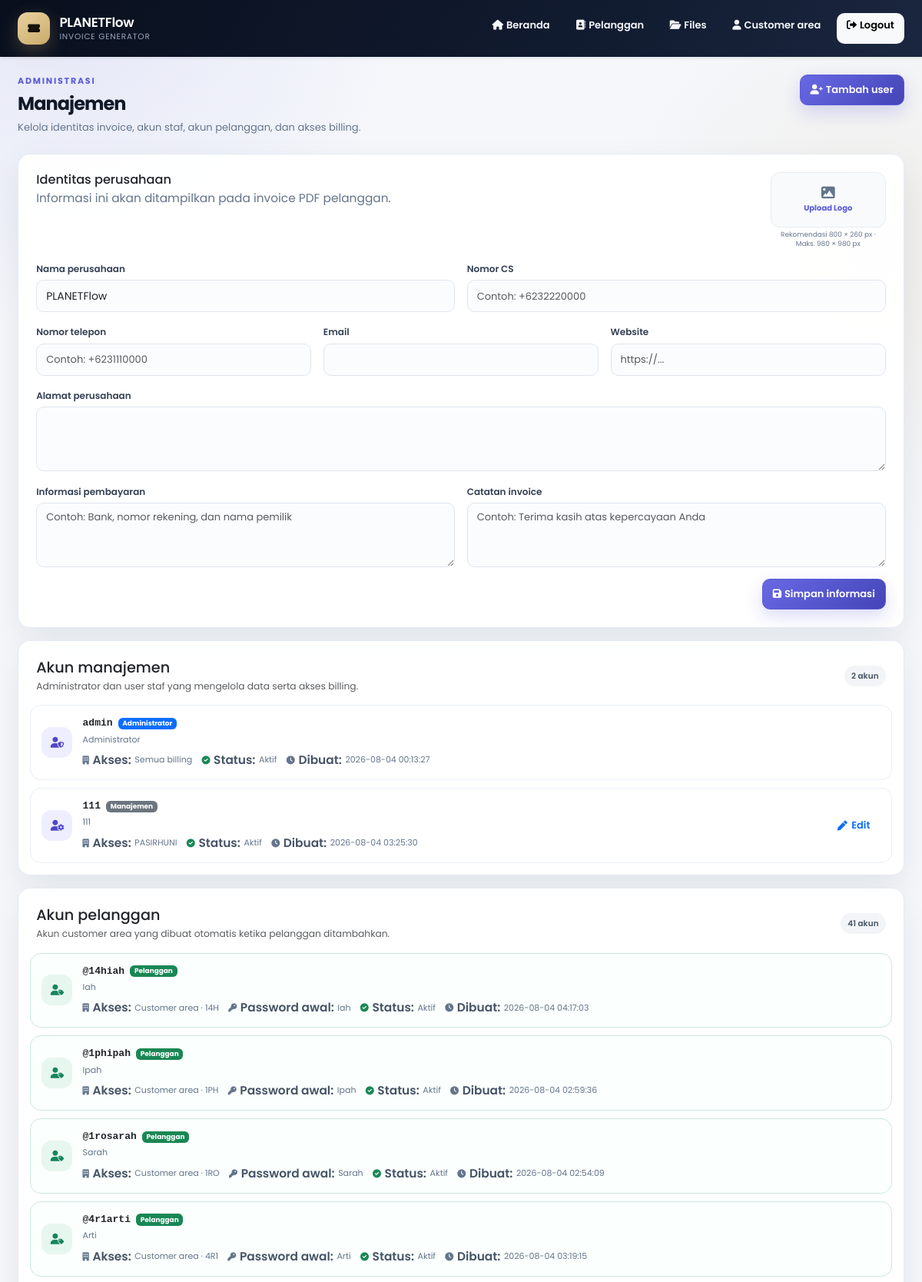
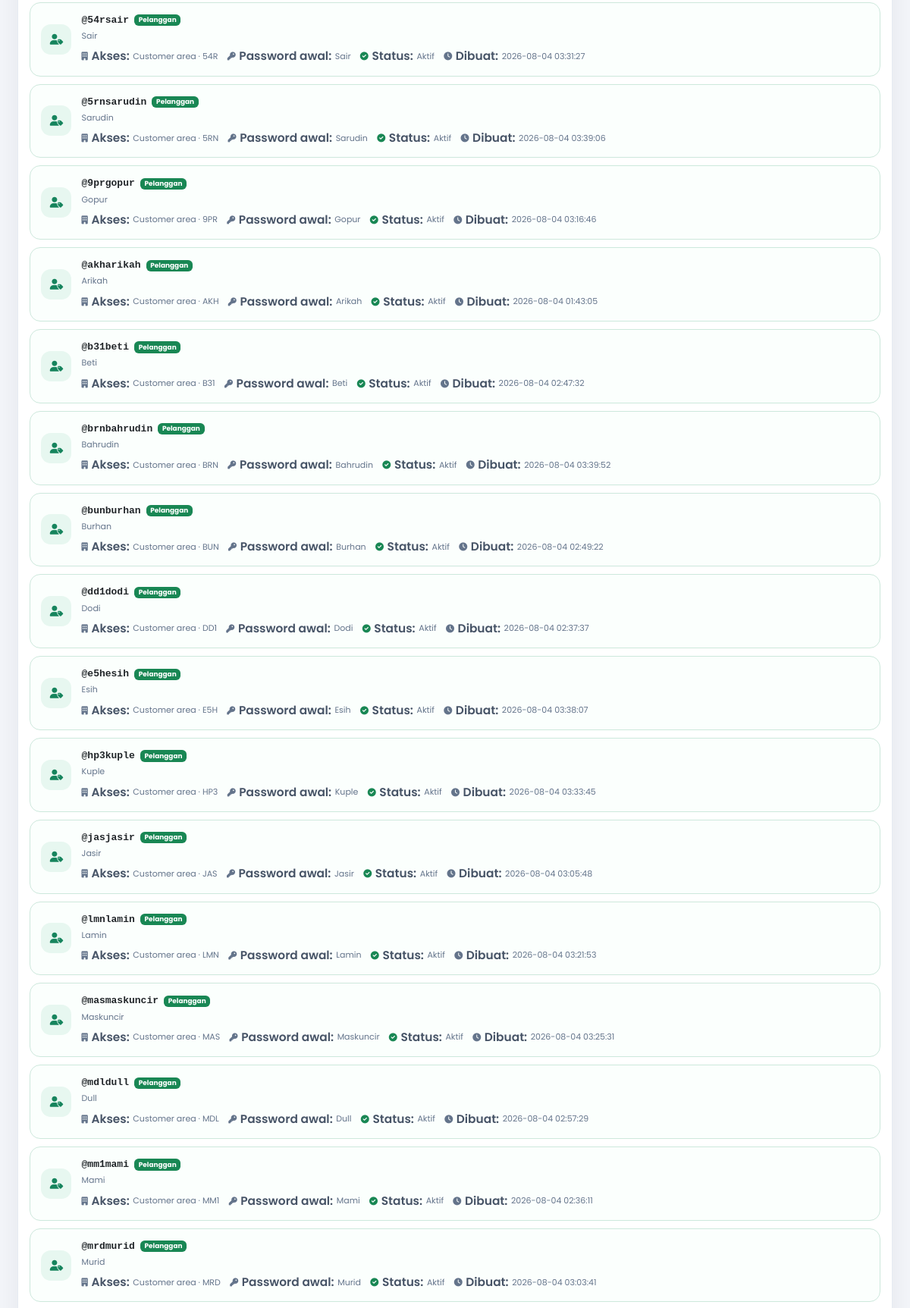
The page /managemen.php (signed in, upper part) on the database its author committed (2 pictures, top to bottom).
### tables this page shows
CREATE TABLE `company_settings` (
  `id` tinyint(3) UNSIGNED NOT NULL,
  `company_name` varchar(150) NOT NULL DEFAULT 'PLANETFlow',
  `contact_name` varchar(100) NOT NULL DEFAULT '',
  `phone` varchar(50) NOT NULL DEFAULT '',
  `email` varchar(150) NOT NULL DEFAULT '',
  `website` varchar(150) NOT NULL DEFAULT '',
  `address` text DEFAULT NULL,
  `payment_info` text DEFAULT NULL,
  `invoice_note` text DEFAULT NULL,
  `logo_path` varchar(255) NOT NULL DEFAULT '',
  `updated_at` timestamp NOT NULL DEFAULT current_timestamp() ON UPDATE current_timestamp()
);

CREATE TABLE `users` (
  `id` int(11) NOT NULL,
  `username` varchar(50) NOT NULL,
  `password` varchar(255) NOT NULL,
  `full_name` varchar(100) NOT NULL DEFAULT '',
  `role` varchar(20) NOT NULL DEFAULT 'user',
  `is_active` tinyint(1) NOT NULL DEFAULT 1,
  `created_at` timestamp NOT NULL DEFAULT current_timestamp()
);

CREATE TABLE `customer_accounts` (
  `id` int(11) NOT NULL,
  `customer_prefix` varchar(10) NOT NULL,
  `username` varchar(50) NOT NULL,
  `password` varchar(255) NOT NULL,
  `full_name` varchar(100) NOT NULL DEFAULT '',
  `is_active` tinyint(1) NOT NULL DEFAULT 1,
  `created_at` timestamp NOT NULL DEFAULT current_timestamp()
);

### managemen.php (the view, shortened to what the rows shown need)
<?php
require_once __DIR__.'/auth.php';
$db = authDb();
$billingRows = [];
$result = $db->query("SELECT id, nama FROM billing_master ORDER BY nama");
while ($result && $row = $result->fetch_assoc()) {
    $billingRows[(int)$row['id']] = $row['nama'];
}
$companySettings = getCompanySettings($db);
$managementPage = max(1, (int)($_GET['management_page'] ?? 1));
$customerPage = max(1, (int)($_GET['customer_page'] ?? 1));
$managementTotal = (int)($db->query("SELECT COUNT(*) AS total FROM users")->fetch_assoc()['total'] ?? 0);
$customerTotal = (int)($db->query("SELECT COUNT(*) AS total FROM customer_accounts")->fetch_assoc()['total'] ?? 0);
$managementTotalPages = max(1, (int)ceil($managementTotal / ACCOUNT_PAGE_SIZE));
$customerTotalPages = max(1, (int)ceil($customerTotal / ACCOUNT_PAGE_SIZE));
$managementPage = min($managementPage, $managementTotalPages);
$customerPage = min($customerPage, $customerTotalPages);
$managementOffset = ($managementPage - 1) * ACCOUNT_PAGE_SIZE;
$customerOffset = ($customerPage - 1) * ACCOUNT_PAGE_SIZE;
$managementUsers = [];
$stmt = $db->prepare("SELECT id, username, password, full_name, role, is_active, created_at
    FROM users ORDER BY role = 'admin' DESC, username LIMIT ?, ?");
$pageSize = ACCOUNT_PAGE_SIZE;
$stmt->bind_param('ii', $managementOffset, $pageSize);
$stmt->execute();
$result = $stmt->get_result();
while ($row = $result->fetch_assoc()) {
    $row['billing_ids'] = [];
    $row['customer_prefix'] = null;
    $managementUsers['staff-'.(int)$row['id']] = $row;
}
$customerUsers = [];
$stmt = $db->prepare("SELECT id, username, password, full_name, customer_prefix, is_active, created_at
    FROM customer_accounts ORDER BY username LIMIT ?, ?");
$stmt->bind_param('ii', $customerOffset, $pageSize);
$stmt->execute();
$result = $stmt->get_result();
while ($row = $result->fetch_assoc()) {
    $row['role'] = 'customer';
    $row['billing_ids'] = [];
    $customerUsers['customer-'.(int)$row['id']] = $row;
}
$result = $db->query(
    "SELECT user_id, billing_id
     FROM user_billing_access
     ORDER BY billing_id"
);
while ($result && $row = $result->fetch_assoc()) {
    $userId = (int)$row['user_id'];
    $staffKey = 'staff-'.$userId;
    if (isset($managementUsers[$staffKey])) {
        $managementUsers[$staffKey]['billing_ids'][] = (int)$row['billing_id'];
    }
}
$accountSections = [
    [
        'id' => 'management-accounts',
        'title' => 'Akun manajemen',
        'description' => 'Administrator dan user staf yang mengelola data serta akses billing.',
        'users' => $managementUsers,
        'page_key' => 'management_page',
        'page' => $managementPage,
        'total_pages' => $managementTotalPages,
        'total' => $managementTotal,
        'other_key' => 'customer_page',
        'other_page' => $customerPage,
    ],
    [
        'id' => 'customer-accounts',
        'title' => 'Akun pelanggan',
        'description' => 'Akun customer area yang dibuat otomatis ketika pelanggan ditambahkan.',
        'users' => $customerUsers,
        'page_key' => 'customer_page',
        'page' => $customerPage,
        'total_pages' => $customerTotalPages,
        'total' => $customerTotal,
        'other_key' => 'management_page',
        'other_page' => $managementPage,
    ],
];
?>
<!doctype html>
<html lang="id">
<head>
    <link rel="stylesheet" href="assets/vendor/poppins/poppins.css">
    <link rel="stylesheet" href="assets/vendor/bootstrap/css/bootstrap.min.css">
    <link rel="stylesheet" href="assets/vendor/fontawesome/css/all.min.css">
    <link rel="stylesheet" href="assets/css/main-style.css?v=<?= (int) @filemtime(__DIR__ . '/assets/css/main-style.css') ?>">
</head>
<body class="account-page">
<main class="container-fluid page-container app-shell account-page-container px-lg-4 pb-5">
    <section class="page-heading account-heading">
        <div>
            <h1 class="page-title">Manajemen</h1>
        </div>
    </section>
    <section class="card panel company-settings-card" id="company-profile">
        <div class="card-body p-4">
            <div class="management-section-heading">
                <div>
                    <h2>Identitas perusahaan</h2>
                </div>
            </div>
            <form method="post" enctype="multipart/form-data" class="company-settings-form">
                <div class="row g-3">
                    <div class="col-md-6">
                        <label for="companyName" class="form-label">Nama perusahaan</label>
                        <input id="companyName" name="company_name" class="form-control" maxlength="150" required value="<?= htmlspecialchars($companySettings['company_name']) ?>">
                    </div>
                </div>
            </form>
        </div>
    </section>
    <?php foreach ($accountSections as $section): ?>
        <section class="card panel account-section" id="<?= $section['id'] ?>">
            <div class="card-body p-0">
                <div class="management-account-heading p-4 pb-2">
                    <div>
                        <h2 class="h5 mb-1"><?= htmlspecialchars($section['title']) ?></h2>
                        <p class="small text-muted mb-0"><?= htmlspecialchars($section['description']) ?></p>
                    </div>
                    <span class="account-section-count"><?= number_format($section['total'], 0, ',', '.') ?> akun</span>
                </div>
                <div class="file-card-list account-card-list p-3 pt-2">
                    <?php foreach ($section['users'] as $user): ?>
                        <?php
                        $assignedBillingNames = [];
                        foreach ($user['billing_ids'] as $billingId) {
                            if (isset($billingRows[$billingId])) {
                                $assignedBillingNames[] = $billingRows[$billingId];
                            }
                        }
                        $isEditable = $user['role'] === 'user';
                        $modalData = [
                            'id' => (int)$user['id'],
                            'username' => $user['username'],
                            'full_name' => $user['full_name'],
                            'is_active' => (bool)$user['is_active'],
                            'billing_ids' => array_values($user['billing_ids']),
                        ];
                        $rowAttributes = $isEditable
                            ? 'data-user="'.htmlspecialchars(json_encode($modalData), ENT_QUOTES, 'UTF-8').'" tabindex="0" role="button"'
                            : '';
                        ?>
                        <article class="file-entry account-entry <?= $isEditable ? 'user-list-row' : '' ?> <?= $user['role'] === 'customer' ? 'customer-account-entry' : 'management-account-entry' ?>" <?= $rowAttributes ?>>
                            <div class="file-entry-main">
                                <span class="file-entry-icon account-icon">
                                    <i class="fas <?= $user['role'] === 'admin' ? 'fa-user-shield' : ($user['role'] === 'customer' ? 'fa-user-tag' : 'fa-user-gear') ?>"></i>
                                </span>
                                <div class="file-entry-info">
                                    <h3>
                                        <span class="username"><?= htmlspecialchars($user['username']) ?></span>
                                        <?php if ($user['role'] === 'admin'): ?>
                                            <span class="badge text-bg-primary ms-1">Administrator</span>
                                        <?php elseif ($user['role'] === 'customer'): ?>
                                            <span class="badge text-bg-success ms-1">Pelanggan</span>
                                        <?php else: ?>
                                            <span class="badge text-bg-secondary ms-1">Manajemen</span>
                                        <?php endif; ?>
                                    </h3>
                                    <div class="file-entry-subtitle"><?= htmlspecialchars($user['full_name'] ?: 'Nama belum diisi') ?></div>
                                    <div class="file-entry-meta account-entry-meta">
                                        <span>
                                            <i class="fas fa-building"></i><strong>Akses:</strong>
                                            <?php if ($user['role'] === 'admin'): ?>
                                                Semua billing
                                            <?php elseif ($user['role'] === 'customer'): ?>
                                                Customer area &middot; <?= htmlspecialchars($user['customer_prefix'] ?: 'Tanpa pelanggan') ?>
                                            <?php else: ?>
                                                <?php if ($assignedBillingNames): ?>
                                                    <?= htmlspecialchars(implode(', ', $assignedBillingNames)) ?>
                                                <?php else: ?>
                                                    <strong class="text-danger">Belum ada akses billing</strong>
                                                <?php endif; ?>
                                            <?php endif; ?>
                                        </span>
                                        <?php if ($user['role'] === 'customer'): ?>
                                            <span><i class="fas fa-key"></i><strong>Password awal:</strong> <?= htmlspecialchars($user['password']) ?></span>
                                        <?php endif; ?>
                                        <span>
                                            <i class="fas <?= $user['is_active'] ? 'fa-circle-check text-success' : 'fa-circle-xmark text-danger' ?>"></i>
                                            <strong>Status:</strong> <?= $user['is_active'] ? 'Aktif' : 'Nonaktif' ?>
                                        </span>
                                        <span><i class="fas fa-clock"></i><strong>Dibuat:</strong> <?= htmlspecialchars($user['created_at']) ?></span>
                                    </div>
                                </div>
                            </div>
                            <?php if ($isEditable): ?>
                                <div class="file-entry-actions account-entry-actions">
                                    <button type="button" class="btn btn-sm btn-outline-primary account-edit-button" aria-label="Edit akun <?= htmlspecialchars($user['username']) ?>">
                                        <i class="fas fa-pen"></i><span>Edit</span>
                                    </button>
                                </div>
                            <?php endif; ?>
                        </article>
                    <?php endforeach; ?>
                </div>
            </div>
        </section>
    <?php endforeach; ?>
</main>
</body>
</html>

### rows shown on the page
company_settings: company_name "PLANETFlow"
users: username "admin", role "Administrator", full_name "Administrator", is_active 1 (drawn), created_at "2026-08-04 00:13:27"
users: username "111", role "Manajemen", full_name "111", assignedBillingNames "PASIRHUNI", is_active 1 (drawn), created_at "2026-08-04 03:25:30"
customer_accounts: username "@14hiah", shows "Pelanggan", full_name "Iah", customer_prefix "14H", password "Iah", is_active 1 (drawn), created_at "2026-08-04 04:17:03"
customer_accounts: username "@1phipah", shows "Pelanggan", full_name "Ipah", customer_prefix "1PH", password "Ipah", is_active 1 (drawn), created_at "2026-08-04 02:59:36"
customer_accounts: username "@1rosarah", shows "Pelanggan", full_name "Sarah", customer_prefix "1RO", password "Sarah", is_active 1 (drawn), created_at "2026-08-04 02:54:09"
customer_accounts: username "@4r1arti", shows "Pelanggan", full_name "Arti", customer_prefix "4R1", password "Arti", is_active 1 (drawn), created_at "2026-08-04 03:19:15"
customer_accounts: username "@54rsair", shows "Pelanggan", full_name "Sair", customer_prefix "54R", password "Sair", is_active 1 (drawn), created_at "2026-08-04 03:31:27"
customer_accounts: username "@5rnsarudin", shows "Pelanggan", full_name "Sarudin", customer_prefix "5RN", password "Sarudin", is_active 1 (drawn), created_at "2026-08-04 03:39:06"
customer_accounts: username "@9prgopur", shows "Pelanggan", full_name "Gopur", customer_prefix "9PR", password "Gopur", is_active 1 (drawn), created_at "2026-08-04 03:16:46"
customer_accounts: username "@akharikah", shows "Pelanggan", full_name "Arikah", customer_prefix "AKH", password "Arikah", is_active 1 (drawn), created_at "2026-08-04 01:43:05"
customer_accounts: username "@b31beti", shows "Pelanggan", full_name "Beti", customer_prefix "B31", password "Beti", is_active 1 (drawn), created_at "2026-08-04 02:47:32"
customer_accounts: username "@brnbahrudin", shows "Pelanggan", full_name "Bahrudin", customer_prefix "BRN", password "Bahrudin", is_active 1 (drawn), created_at "2026-08-04 03:39:52"
customer_accounts: username "@bunburhan", shows "Pelanggan", full_name "Burhan", customer_prefix "BUN", password "Burhan", is_active 1 (drawn), created_at "2026-08-04 02:49:22"
customer_accounts: username "@dd1dodi", shows "Pelanggan", full_name "Dodi", customer_prefix "DD1", password "Dodi", is_active 1 (drawn), created_at "2026-08-04 02:37:37"
customer_accounts: username "@e5hesih", shows "Pelanggan", full_name "Esih", customer_prefix "E5H", password "Esih", is_active 1 (drawn), created_at "2026-08-04 03:38:07"
customer_accounts: username "@hp3kuple", shows "Pelanggan", full_name "Kuple", customer_prefix "HP3", password "Kuple", is_active 1 (drawn), created_at "2026-08-04 03:33:45"
customer_accounts: username "@jasjasir", shows "Pelanggan", full_name "Jasir", customer_prefix "JAS", password "Jasir", is_active 1 (drawn), created_at "2026-08-04 03:05:48"
customer_accounts: username "@lmnlamin", shows "Pelanggan", full_name "Lamin", customer_prefix "LMN", password "Lamin", is_active 1 (drawn), created_at "2026-08-04 03:21:53"
customer_accounts: username "@masmaskuncir", shows "Pelanggan", full_name "Maskuncir", customer_prefix "MAS", password "Maskuncir", is_active 1 (drawn), created_at "2026-08-04 03:25:31"
customer_accounts: username "@mdldull", shows "Pelanggan", full_name "Dull", customer_prefix "MDL", password "Dull", is_active 1 (drawn), created_at "2026-08-04 02:57:29"
customer_accounts: username "@mm1mami", shows "Pelanggan", full_name "Mami", customer_prefix "MM1", password "Mami", is_active 1 (drawn), created_at "2026-08-04 02:36:11"
customer_accounts: username "@mrdmurid", shows "Pelanggan", full_name "Murid", customer_prefix "MRD", password "Murid", is_active 1 (drawn), created_at "2026-08-04 03:03:41"

### other values the page prints
$section['title'] "Akun manajemen"
$section['description'] "Administrator dan user staf yang mengelola data serta akses billing."
$section['total'] "2"
$section['title'] "Akun pelanggan"
$section['description'] "Akun customer area yang dibuat otomatis ketika pelanggan ditambahkan."
$section['total'] "41"
